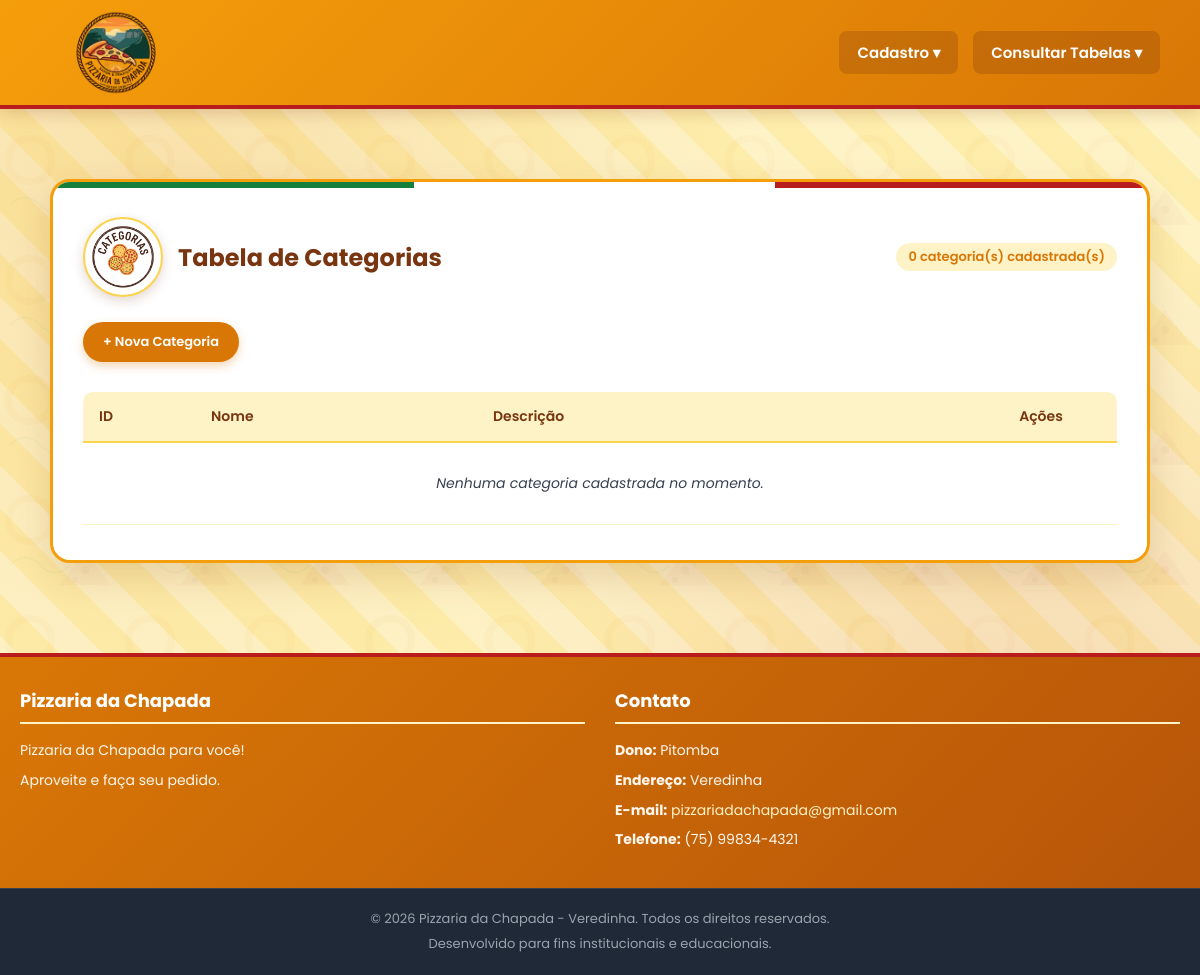
Page /consultar_categoria.php on the earlier database version.
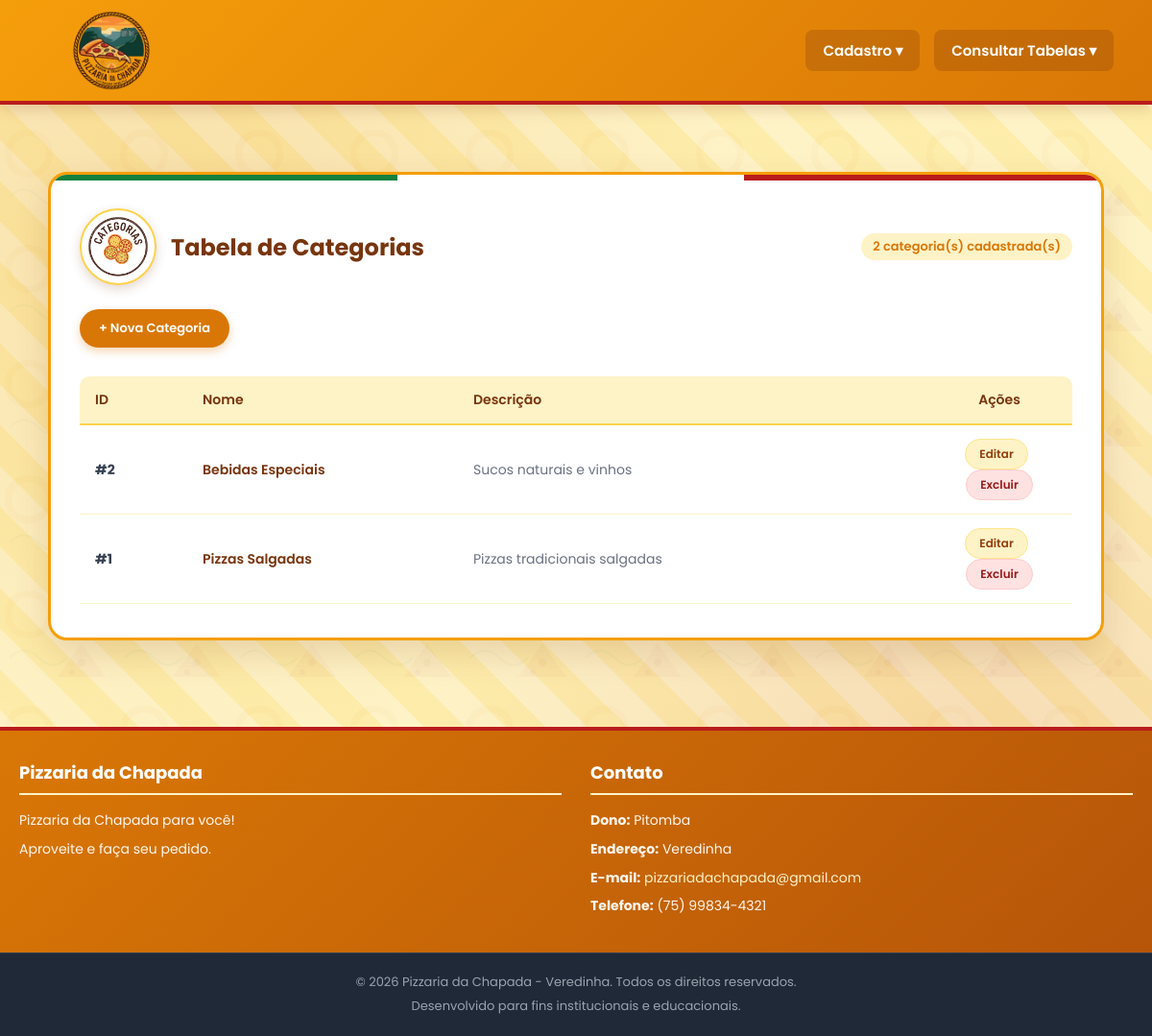
Same page on the later database version.
### tables this page shows
CREATE TABLE IF NOT EXISTS categoria (
    id INT PRIMARY KEY AUTO_INCREMENT,
    nome VARCHAR(100) NOT NULL,
    descricao TEXT
);

### consultar_categoria.php (the view, shortened to what this page needs)
<?php
include "conexao.php";
$sql = "SELECT id, nome, descricao FROM categoria ORDER BY id DESC";
$resultado = mysqli_query($conexao, $sql);
$total_cat = ($resultado) ? mysqli_num_rows($resultado) : 0;
?>
<!DOCTYPE html>
<html lang="pt-br">
<head>
    <link rel="stylesheet" href="style.css?v=6.2">
</head>
<body class="bg-pizzaria">
    <?php include 'Menu1.php'; ?>
    <div class="main-wrapper">
        <div class="table-card-container">
            <div class="table-header-flex" style="margin-bottom: 25px;">
                <div class="title-with-logo">
                    <img src="Categorias.png" alt="Logo Categorias" class="section-logo">
                    <h2>Tabela de Categorias</h2>
                </div>
                <span class="badge-count"><?= $total_cat ?> categoria(s) cadastrada(s)</span>
            </div>
            <div class="table-actions-bar" style="margin-top: 15px; margin-bottom: 30px;">
                <a href="form_cad_categoria.php" class="btn-dominos btn-primary">+ Nova Categoria</a>
            </div>
            <div class="table-responsive">
                <table class="modern-table">
                    <thead>
                        <tr>
                            <th style="width: 80px;">ID</th>
                            <th style="width: 250px;">Nome</th>
                            <th>Descrição</th>
                            <th style="width: 120px; text-align: center;">Ações</th>
                        </tr>
                    </thead>
                    <tbody>
                        <?php if ($total_cat > 0): ?>
                            <?php while ($linha = mysqli_fetch_assoc($resultado)): ?>
                                <tr>
                                    <td><strong>#<?= $linha['id'] ?></strong></td>
                                    <td><span class="category-name"><?= htmlspecialchars($linha['nome']) ?></span></td>
                                    <td><span class="category-desc"><?= htmlspecialchars($linha['descricao'] ?: 'Sem descrição') ?></span></td>
                                    <td style="text-align: center;">
                                        <a href="editar.php?tabela=categoria&id=<?= $linha['id'] ?>" class="btn-action-edit">Editar</a>
                                        <a href="excluir.php?tabela=categoria&id=<?= $linha['id'] ?>" class="btn-action-danger" onclick="return confirm('Deseja realmente excluir esta categoria?');">Excluir</a>
                                    </td>
                                </tr>
                            <?php endwhile; ?>
                        <?php else: ?>
                            <tr>
                                <td colspan="4" class="empty-table-msg">
                                    Nenhuma categoria cadastrada no momento.
                                </td>
                            </tr>
                        <?php endif; ?>
                    </tbody>
                </table>
            </div>
        </div>
    </div>
    <?php include 'rodape.php'; ?>
</body>
</html>

Differences in the rows shown:
added categoria: id "2", nome "Bebidas Especiais", descricao "Sucos naturais e vinhos"
added categoria: id "1", nome "Pizzas Salgadas", descricao "Pizzas tradicionais salgadas"
Other differences:
$total_cat: "0" → "2"
text no longer shown: "Nenhuma categoria cadastrada no momento."
